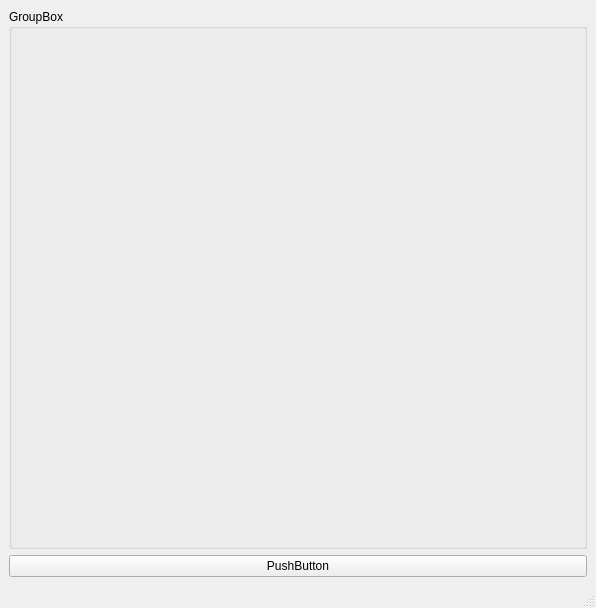
<ui version="4.0" >
 <class>rubikClass</class>
 <widget class="QMainWindow" name="rubikClass" >
  <property name="geometry" >
   <rect>
    <x>0</x>
    <y>0</y>
    <width>596</width>
    <height>608</height>
   </rect>
  </property>
  <property name="windowTitle" >
   <string>rubik</string>
  </property>
  <widget class="QWidget" name="centralWidget" >
   <layout class="QGridLayout" >
    <property name="margin" >
     <number>9</number>
    </property>
    <property name="spacing" >
     <number>6</number>
    </property>
    <item row="1" column="0" >
     <widget class="QPushButton" name="pushButton" >
      <property name="text" >
       <string>PushButton</string>
      </property>
     </widget>
    </item>
    <item row="0" column="0" >
     <widget class="QGroupBox" name="groupBox" >
      <property name="title" >
       <string>GroupBox</string>
      </property>
     </widget>
    </item>
   </layout>
  </widget>
  <widget class="QStatusBar" name="statusBar" />
 </widget>
 <layoutdefault spacing="6" margin="11" />
 <resources/>
 <connections/>
</ui>
